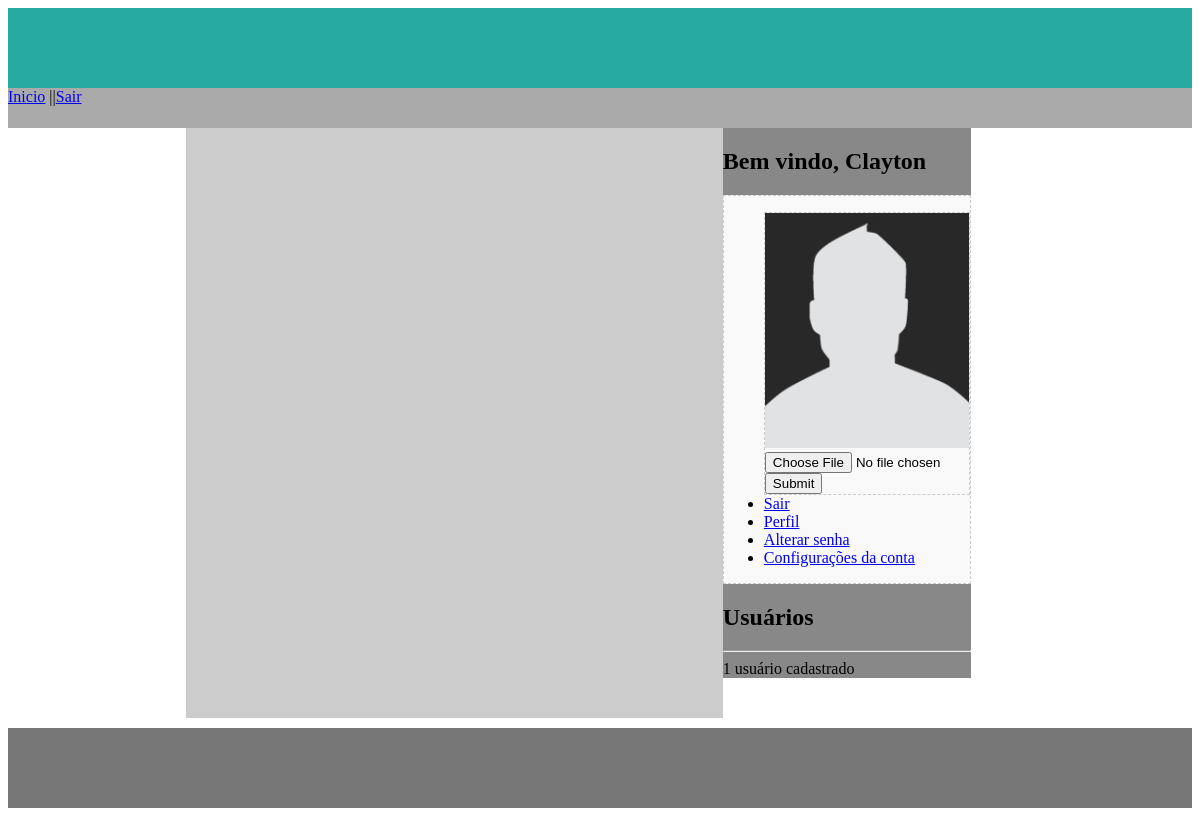
/index.php (signed in), run on the app's committed database.
### tables this page shows
CREATE TABLE IF NOT EXISTS `users` (
  `user_id` int(11) NOT NULL AUTO_INCREMENT,
  `username` varchar(50) NOT NULL,
  `password` varchar(50) NOT NULL,
  `first_name` varchar(50) NOT NULL,
  `last_name` varchar(50) NOT NULL,
  `email_code` varchar(1024) NOT NULL,
  `email` varchar(2048) NOT NULL,
  `active` int(11) NOT NULL DEFAULT '1',
  `type` int(11) NOT NULL DEFAULT '0',
  `profile` varchar(2048) NOT NULL,
  PRIMARY KEY (`user_id`)
);

### core/init.php (called while the page is built, shortened)
<?php
require 'functions/users.php';
if(logged_in()==true){
	$session_user_id = $_SESSION['user_id'];
	$user_data = user_data($session_user_id,'user_id', 'username', 'password','first_name', 'last_name', 'email', 'profile');
}
?>

### core/functions/users.php (called while the page is built, shortened)
<?php
function user_data($user_id){
	$user_id = (int)$user_id;
	$func_num_args = func_num_args();
	$func_get_args = func_get_args();
	if($func_num_args > 1){
		unset($func_get_args[0]);
		$fields = '`'.implode('`, `', $func_get_args ). '`';
		$data = mysql_fetch_assoc(mysql_query("SELECT $fields from `users` where `user_id` = $user_id"));
		return $data;
	}
}
?>

### login.php (called while the page is built, shortened)
<?php
include 'core/init.php';
?>

### include/loggedin.php (the view, shortened to what this page needs)
<h2> Bem vindo, <?php echo $user_data['first_name'] ?> </h2>
<div class="profile">
	<ul>
		<div class="profile">
			<?php
			if(empty($user_data['profile']) ==false){
				echo '<img src="'.$user_data['profile'].'">';
			}
			?>
		<form action="" method="post" enctype="multipart/form-data">
			<input type="file" name="profile"> <input type="submit">
		</form>
		</div>
		<li><a href="logout.php">Sair</a></li>
		<li><a href="profile.php?username=<?php echo $user_data['username']?>">Perfil</a></li>
		<li><a href="changepassword.php">Alterar senha</a></li>
		<li><a href="settings.php">Configurações da conta</a></li>
	</ul>
</div>

### css/style.css (style rules this page uses)
.painelDireita img { width: 100%; height: auto; }
.profile { background-color: #f9f9f9; border: 1px dashed #ccc; }

### data on the page
users: first_name "Clayton", profile (picture)

### other printed values
$user_count "1"
